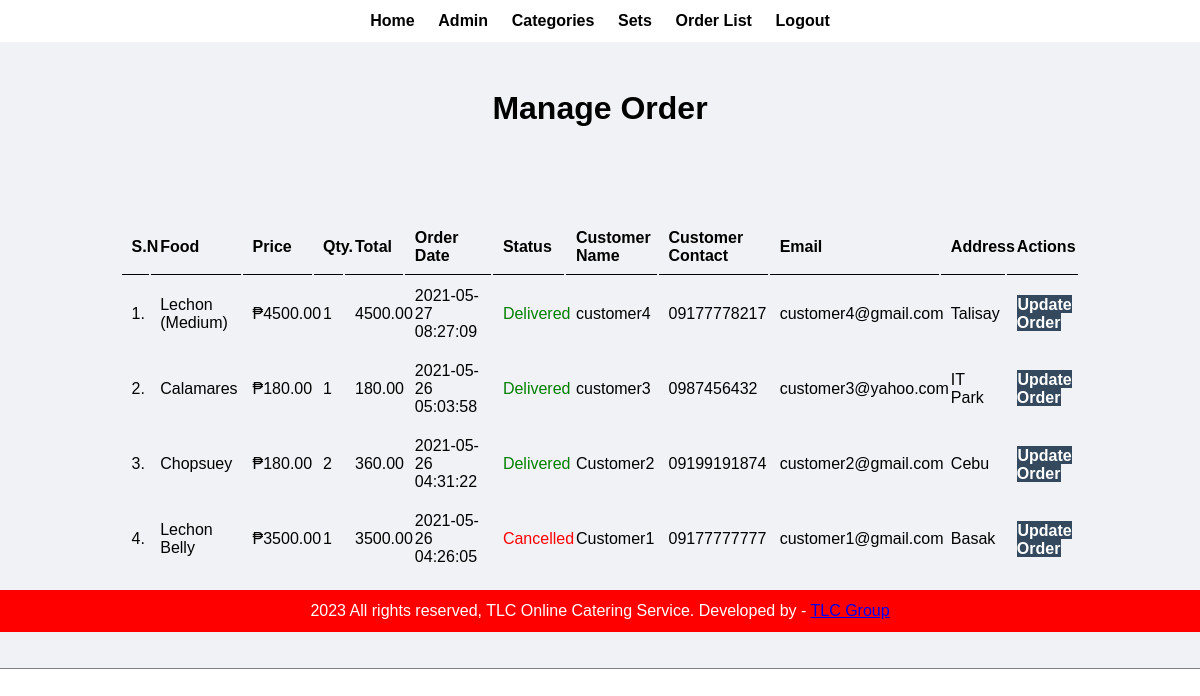
The app's page /admin/manage-order.php (signed in) with its own data.
### tables this page shows
CREATE TABLE `customer_order` (
  `id` int(10) UNSIGNED NOT NULL,
  `food` varchar(255) NOT NULL,
  `price` decimal(10,2) NOT NULL,
  `qty` int(11) NOT NULL,
  `total` decimal(10,2) NOT NULL,
  `order_date` datetime NOT NULL,
  `status` varchar(255) NOT NULL,
  `customer_name` varchar(255) NOT NULL,
  `customer_contact` varchar(255) NOT NULL,
  `customer_email` varchar(255) NOT NULL,
  `customer_address` varchar(255) NOT NULL
);

### admin/manage-order.php (the view, shortened to what this page needs)
<?php include('partials/menu.php');?>
<div class="main-content">
            <div class="wrapper">
                    <h1>Manage Order</h1>
                <br /><br /><br/>
                <br><br>
            <table class="tbl-full">
                <tr>
                    <th>S.N</th>
                    <th>Food</th>
                    <th>Price</th>
                    <th>Qty.</th>
                    <th>Total</th>
                    <th>Order Date</th>
                    <th>Status</th>
                    <th>Customer Name</th>
                    <th>Customer Contact</th>
                    <th>Email</th>
                    <th>Address</th>
                    <th>Actions</th>
                </tr>
                <?php
                    $sql = "SELECT * FROM customer_order ORDER BY id DESC";
                    $res = mysqli_query($conn, $sql);
                    $count = mysqli_num_rows($res);
                    $sn =1;
                    if($count>0)
                    {
                        while($row=mysqli_fetch_assoc($res))
                        {
                            $id = $row['id'];
                            $food = $row['food'];
                            $price = $row['price'];
                            $qty = $row['qty'];
                            $total = $row['total'];
                            $order_date = $row['order_date'];
                            $status = $row['status'];
                            $customer_name = $row['customer_name'];
                            $customer_contact = $row['customer_contact'];
                            $customer_email = $row['customer_email'];
                            $customer_address = $row['customer_address'];
                            ?>
                                <tr>
                                    <td><?php echo $sn++; ?>. </td>
                                    <td><?php echo $food; ?></td>
                                    <td>₱<?php echo $price; ?></td>
                                    <td><?php echo $qty; ?></td>
                                    <td><?php echo $total; ?></td>
                                    <td><?php echo $order_date; ?></td>
                                    <td>
                                        <?php
                                            if($status=="Ordered")
                                            {
                                                echo "<label>$status</label>";
                                            }
                                            elseif($status=="On Delivery")
                                            {
                                                echo "<label style='color: orange;'>$status</label>";
                                            }
                                            elseif($status=="Delivered")
                                            {
                                                echo "<label style='color: green;'>$status</label>";
                                            }
                                            elseif($status=="Cancelled")
                                            {
                                                echo "<label style='color: red;'>$status</label>";
                                            }
                                        ?>
                                    </td>
                                    <td><?php echo $customer_name; ?></td>
                                    <td><?php echo $customer_contact; ?></td>
                                    <td><?php echo $customer_email; ?></td>
                                    <td><?php echo $customer_address; ?></td>
                                    <td>
                                        <a href="<?php echo SITEURL; ?>admin/update-order.php?id=<?php echo $id; ?>" class="btn-secondary">Update Order</a>
                                    </td>
                                </tr>
                            <?php
                        }
                    }
                    else
                    {
                        echo "<tr><td colspan='12' class='error'>Orders not Available</td></tr>";
                    }
                ?>
            </table>
    </div>
<?php include('partials/footer.php'); ?>

### css/admin.css (style rules this page uses)
* { margin: 0; padding: 0; font-family: Arial, Helvetica, sans-serif; }
.wrapper { padding: 1%; width: 80%; margin: 0 auto; }
.tbl-full { width:100%; }
table tr th { border-bottom: 1px solid black; padding: 1%; text-align: left; }
table tr td { padding: 1%; }
.btn-secondary { background-color: #34495e; padding: 1%; color: white; text-decoration: none; font-weight: bold; }
.main-content { background-color: #f1f2f6; padding: 3% 0; }

### records on screen
customer_order: food "Lechon (Medium)", price "4500.00", qty "1", total "4500.00", order_date "2021-05-27 08:27:09", status "Delivered", customer_name "customer4", customer_contact "09177778217", customer_email "customer4@gmail.com", customer_address "Talisay"
customer_order: food "Calamares", price "180.00", qty "1", total "180.00", order_date "2021-05-26 05:03:58", status "Delivered", customer_name "customer3", customer_contact "0987456432", customer_email "customer3@yahoo.com", customer_address "IT Park"
customer_order: food "Chopsuey", price "180.00", qty "2", total "360.00", order_date "2021-05-26 04:31:22", status "Delivered", customer_name "Customer2", customer_contact "09199191874", customer_email "customer2@gmail.com", customer_address "Cebu"
customer_order: food "Lechon Belly", price "3500.00", qty "1", total "3500.00", order_date "2021-05-26 04:26:05", status "Cancelled", customer_name "Customer1", customer_contact "09177777777", customer_email "customer1@gmail.com", customer_address "Basak"
